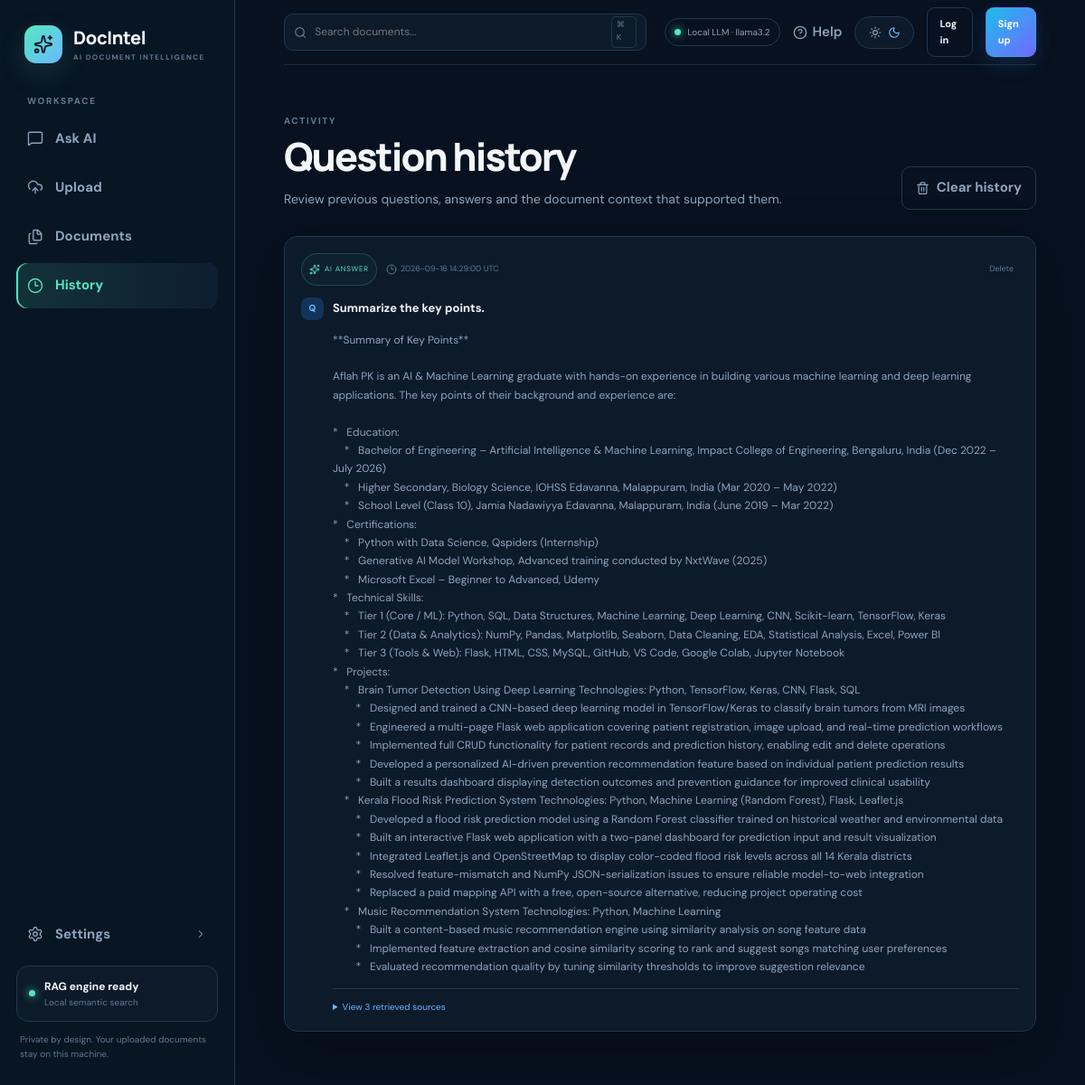
The app's page /history with its own data.
### tables this page shows
CREATE TABLE chat_history (
            id INTEGER PRIMARY KEY AUTOINCREMENT,
            question TEXT NOT NULL,
            answer TEXT NOT NULL,
            sources TEXT,
            mode TEXT,
            asked_at TEXT
        );

### app.py (the view)
@app.route("/history")
def history_page():
    conn = get_db()
    rows = conn.execute(
        """
        SELECT *
        FROM chat_history
        ORDER BY id DESC
        """
    ).fetchall()
    conn.close()
    history = []
    for r in rows:
        history.append(
            {
                "id": r["id"],
                "question": r["question"],
                "answer": r["answer"],
                "sources":
                    json.loads(
                        r["sources"]
                    )
                    if r["sources"]
                    else [],
                "mode": r["mode"],
                "asked_at": r["asked_at"]
            }
        )
    return render_template(
        "history.html",
        history=history
    )

### app.py (called while the page is built, shortened)
def get_db():
    conn = sqlite3.connect(DB_PATH)
    conn.row_factory = sqlite3.Row
    return conn

def current_user():
    user_id = session.get("user_id")
    if not user_id:
        return None

@app.context_processor
def inject_user():
    return {
        "current_user": current_user(),
        "global_model_name": getattr(
            rag_engine,
            "OLLAMA_MODEL",
            "local-llm"
        )
    }

### templates/history.html (shortened to what this page needs)
{% extends "base.html" %}
{% block content %}
<section class="page-head page-head-row"><div><div class="eyebrow">ACTIVITY</div><h1>Question history</h1><p>Review previous questions, answers and the document context that supported them.</p></div>{% if history %}<form action="{{ url_for('clear_history') }}" method="post" onsubmit="return confirm('Clear all history?');"><button class="outline-danger"><i data-lucide="trash-2"></i> Clear history</button></form>{% endif %}</section>
{% if history %}<div class="history-list">{% for entry in history %}<article class="history-card"><div class="history-meta"><span class="badge badge-{{ entry.mode }}">{% if entry.mode == 'generated' %}<i data-lucide="sparkles"></i> AI ANSWER{% elif entry.mode == 'llm_unavailable' %}<i data-lucide="triangle-alert"></i> AI UNAVAILABLE{% elif entry.mode == 'no_match' %}NO MATCH{% else %}NO DOCUMENTS{% endif %}</span><span><i data-lucide="clock-3"></i>{{ entry.asked_at.replace('T',' ') }} UTC</span><form action="{{ url_for('delete_history_entry', entry_id=entry.id) }}" method="post"><button class="mini-delete">Delete</button></form></div><div class="history-question"><span>Q</span><p>{{ entry.question }}</p></div><div class="history-answer">{{ entry.answer }}</div>{% if entry.sources %}<details class="source-details"><summary>View {{ entry.sources|length }} retrieved source{{ 's' if entry.sources|length != 1 else '' }}</summary></details>{% endif %}</article>{% endfor %}</div>{% endif %}
{% endblock %}

### templates/base.html (shortened to what this page needs)
<!doctype html>
<html lang="en" data-theme="dark">
<head>
  <link rel="stylesheet" href="{{ url_for('static', filename='style.css') }}">
</head>
<body>
<div class="app-shell">
  <aside class="sidebar" id="sidebar">
    <a class="brand" href="{{ url_for('home') }}"><span class="brand-icon"><i data-lucide="sparkles"></i></span><span><strong>DocIntel</strong><small>AI DOCUMENT INTELLIGENCE</small></span></a>
    <div class="nav-label">WORKSPACE</div>
    <nav class="nav">
      <a href="{{ url_for('home') }}" class="nav-link {% if request.endpoint == 'home' %}active{% endif %}"><i data-lucide="message-square"></i><span>Ask AI</span></a>
      <a href="{{ url_for('upload_page') }}" class="nav-link {% if request.endpoint == 'upload_page' %}active{% endif %}"><i data-lucide="upload-cloud"></i><span>Upload</span></a>
      <a href="{{ url_for('documents_page') }}" class="nav-link {% if request.endpoint == 'documents_page' %}active{% endif %}"><i data-lucide="files"></i><span>Documents</span></a>
      <a href="{{ url_for('history_page') }}" class="nav-link {% if request.endpoint == 'history_page' %}active{% endif %}"><i data-lucide="clock-3"></i><span>History</span></a>
    </nav>
    <div class="sidebar-spacer"></div>
    <a href="{{ url_for('settings_page') if current_user else url_for('login', next='/settings') }}" class="nav-link settings-link "><i data-lucide="settings"></i><span>Settings</span><i class="nav-chevron" data-lucide="chevron-right"></i></a>
    <div class="status-card"><span class="status-dot"></span><div><b>RAG engine ready</b><small>Local semantic search</small></div></div>
    <p class="privacy-note">Private by design. Your uploaded documents stay on this machine.</p>
  </aside>
  <main class="main-content">
    <header class="topbar">
      <div class="top-search"><i data-lucide="search"></i><input id="global-search" placeholder="Search documents..." autocomplete="off"><kbd>⌘ K</kbd></div>
      <div class="top-actions">
        <span class="model-status" id="model-status"><span class="online-dot"></span> Local LLM · {{ global_model_name }}</span>
        <a href="{{ url_for('help_page') }}" class="top-action"><i data-lucide="circle-help"></i> Help</a>
        <button class="theme-mini" id="theme-toggle" title="Toggle theme"><i data-lucide="sun"></i><i data-lucide="moon"></i></button>
        {% if current_user %}
          <div class="user-menu"><span class="user-avatar">{{ current_user['name'][0]|upper }}</span><span class="user-name">{{ current_user['name'] }}</span><i data-lucide="chevron-down"></i></div>
          <a class="top-auth" href="{{ url_for('logout') }}">Log out</a>
        {% else %}
          <a class="top-auth" href="{{ url_for('login') }}">Log in</a><a class="top-auth primary-auth" href="{{ url_for('signup') }}">Sign up</a>
        {% endif %}
      </div>
    </header>
    {% block content %}{% endblock %}
  </main>
</div>
</body>
</html>

### records on screen
chat_history: mode "generated" (drawn), asked_at.replace "2026-09-16 14:29:00", question "Summarize the key points.", answer "**Summary of Key Points** Aflah PK is an AI & Machine Learning graduate with hands-on experience in building various machine learning and deep learning applications. The key points of their background and experience are: * Education: * Bachelor of Engineering – Artificial Intelligence & Machine Learning, Impact College of Engineering, Bengaluru, India (Dec 2022 – July 2026) * Higher Secondary, Biology Science, IOHSS Edavanna, Malappuram, India (Mar 2020 – May 2022) * School Level (Class 10), Jamia Nadawiyya Edavanna, Malappuram, India (June 2019 – Mar 2022) * Certifications: * Python with Data Science, Qspiders (Internship) * Generative AI Model Workshop, Advanced training conducted by…", sources|length "3", sources "s"

### other values on screen
{{ global_model_name }} "llama3.2"
